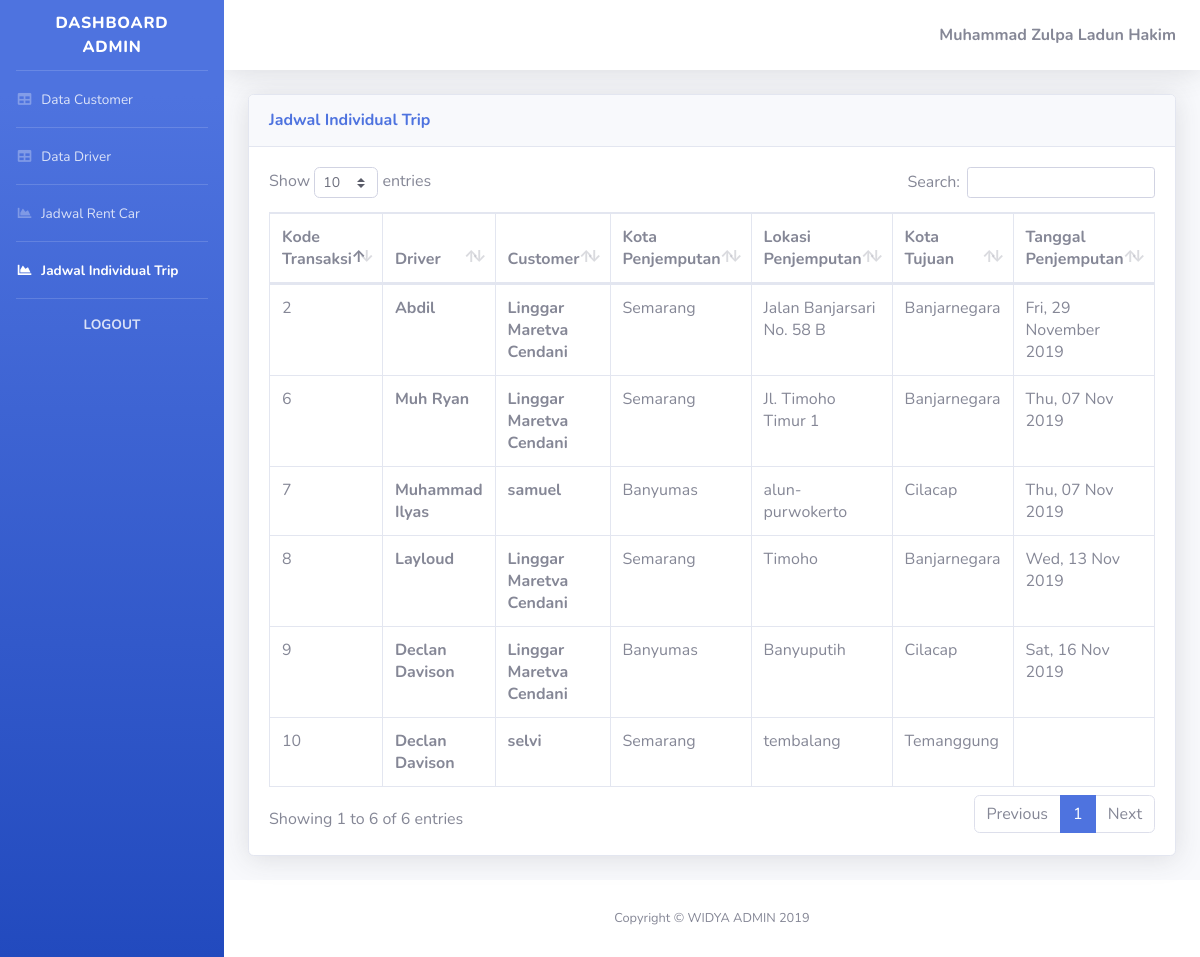
Page /website/admin/individualtrip.php (signed in) on the committed database.
### tables this page shows
CREATE TABLE `transaksi_individu` (
  `kode_transaksi` int(11) NOT NULL,
  `id_driver` int(11) NOT NULL,
  `id_customer` int(11) NOT NULL,
  `kota_penjemputan` int(11) NOT NULL,
  `lokasi_penjemputan` varchar(255) NOT NULL,
  `kota_tujuan` int(11) NOT NULL,
  `tanggal_penjemputan` varchar(255) NOT NULL,
  `waktu_penjemputan` int(11) NOT NULL,
  `harga` int(20) NOT NULL,
  `jumlah_orang` int(11) NOT NULL,
  `status_transaksi` int(11) NOT NULL,
  `rating` int(5) NOT NULL DEFAULT 0
);

CREATE TABLE `drivers` (
  `id_driver` int(11) NOT NULL,
  `nama_driver` varchar(255) NOT NULL,
  `no_hp` varchar(255) NOT NULL,
  `email` varchar(255) NOT NULL,
  `password` varchar(255) NOT NULL,
  `foto_profil` varchar(255) NOT NULL,
  `id_mobil` int(11) NOT NULL
);

CREATE TABLE `customers` (
  `id_customer` int(11) NOT NULL,
  `nama_customer` varchar(255) NOT NULL,
  `no_hp` varchar(255) NOT NULL,
  `email` varchar(255) NOT NULL,
  `password` varchar(255) NOT NULL,
  `alamat` varchar(255) NOT NULL,
  `foto_profil` varchar(255) DEFAULT NULL
);

CREATE TABLE `kota` (
  `id_kota` int(11) NOT NULL,
  `nama_kota` varchar(255) NOT NULL
);

### website/admin/individualtrip.php (the view, shortened to what this page needs)
<html>
<head>
  <link href="vendor/fontawesome-free/css/all.min.css" rel="stylesheet" type="text/css">
  <link href="css/sb-admin-2.min.css" rel="stylesheet">
  <link href="vendor/datatables/dataTables.bootstrap4.min.css" rel="stylesheet">
</head>
<body id="page-top">
  <div id="wrapper">
    <ul class="navbar-nav bg-gradient-primary sidebar sidebar-dark accordion" id="accordionSidebar">
      <a class="sidebar-brand d-flex align-items-center justify-content-center" href="index.php">
        <div class="sidebar-brand-text mx-3">Dashboard Admin</div>
      </a>
      <hr class="sidebar-divider my-0">
      <li class="nav-item">
        <a class="nav-link" href="index.php">
          <i class="fas fa-fw fa-table"></i>
          <span>Data Customer</span></a>
      </li>
      <hr class="sidebar-divider my-0">
      <li class="nav-item">
        <a class="nav-link" href="driver.php">
          <i class="fas fa-fw fa-table"></i>
          <span>Data Driver</span></a>
      </li>
      <hr class="sidebar-divider my-0">
      <li class="nav-item">
        <a class="nav-link" href="rentcar.php">
          <i class="fas fa-fw fa-chart-area"></i>
          <span>Jadwal Rent Car</span></a>
      </li>
      <hr class="sidebar-divider my-0">
      <li class="nav-item active">
        <a class="nav-link" href="individualtrip.php">
          <i class="fas fa-fw fa-chart-area"></i>
          <span>Jadwal Individual Trip</span></a>
      </li>
      <hr class="sidebar-divider my-0">
      <li class="nav-item">
        <a class="nav-link" href="#" data-toggle="modal" data-target="#logoutModal">
      <center>
        <span><b>LOGOUT</b></span>
      </center></a>
      </li>
    </ul>
    <div id="content-wrapper" class="d-flex flex-column">
      <div id="content">
        <nav class="navbar navbar-expand navbar-light bg-white topbar mb-4 static-top shadow">
          <ul class="navbar-nav ml-auto">
          <?php
            require_once('db_login.php');
            $con = mysqli_connect($db_host, $db_username, $db_password,$db_database);
            $email = $_SESSION['email'];
            $query = " SELECT nama_admin, id_admin FROM admin WHERE admin.email = '$email' ";
            $result = mysqli_query($con,$query);
            $row = mysqli_fetch_array($result);
            $nama = $row['nama_admin'];
          ?>
            <span class="mr-2 d-none d-lg-inline text-gray-600 medium"><b><?php echo $nama; ?></b></span>
          </ul>
        </nav>
        <div class="container-fluid">
            <div class="card shadow mb-4">
              <div class="card-header py-3">
                <h6 class="m-0 font-weight-bold text-primary">Jadwal Individual Trip</h6>
              </div>
              <div class="card-body">
                <div class="table-responsive">
                  <table class="table table-bordered" id="dataTable" width="100%" cellspacing="0">
                    <thead>
                      <tr>
                        <th>Kode Transaksi</th>
                        <th>Driver</th>
                        <th>Customer</th>
                        <th>Kota Penjemputan</th>
                        <th>Lokasi Penjemputan</th>
                        <th>Kota Tujuan</th>
                        <th>Tanggal Penjemputan</th>
                      </tr>
                    </thead>
                    <tbody>
                    <?php
                      require_once('db_login.php');
                      $con = mysqli_connect($db_host, $db_username, $db_password,$db_database);
                      $query = " SELECT * FROM transaksi_individu, drivers, customers, kota, waktu_berangkat, status_transaksi WHERE transaksi_individu.id_driver = drivers.id_driver AND transaksi_individu.id_customer = customers.id_customer AND transaksi_individu.kota_penjemputan = kota.id_kota AND transaksi_individu.waktu_penjemputan = waktu_berangkat.id_waktu_berangkat AND transaksi_individu.status_transaksi = status_transaksi.id_status_transaksi ";
                      $result = mysqli_query($con,$query);
                      while ($row = mysqli_fetch_array($result)){
                          $id_kota_tujuan = $row['kota_tujuan'];
                          $query_kota_tujuan = " SELECT * FROM kota WHERE id_kota = '$id_kota_tujuan' ";
                          $result_kota_tujuan = mysqli_query($con,$query_kota_tujuan);
                          while ($kota_tujuan = mysqli_fetch_array($result_kota_tujuan)){
                            $kota_tujuan_string = $kota_tujuan['nama_kota'];
                          }
                          echo '<tr>';
                          echo '<td>'.$row['kode_transaksi'].'</td>';
                          echo '<td><b>'.$row['nama_driver'].'</b></td> ';
                          echo '<td><b>'.$row['nama_customer'].'</b></td> ';
                          echo '<td>'.$row['nama_kota'].'</td>';
                          echo '<td>'.$row['lokasi_penjemputan'].'</td>';
                          echo '<td>'.$kota_tujuan_string.'</td>';
                          echo '<td>'.$row['tanggal_penjemputan'].'</td>';
                          echo '</tr>';
                      }
                    ?>
                    </tbody>
                  </table>
                </div>
              </div>
            </div>
          </div>
      </div>
      <footer class="sticky-footer bg-white">
        <div class="container my-auto">
          <div class="copyright text-center my-auto">
            <span>Copyright &copy; WIDYA ADMIN 2019</span>
          </div>
        </div>
      </footer>
    </div>
  </div>
</body>
</html>

### rows in the picture
transaksi_individu: kode_transaksi "2", id_driver.nama_driver "Abdil", id_customer.nama_customer "Linggar Maretva Cendani", kota.nama_kota "Semarang", lokasi_penjemputan "Jalan Banjarsari No. 58 B", kota.nama_kota "Banjarnegara", tanggal_penjemputan "Fri, 29 November 2019"
transaksi_individu: kode_transaksi "6", id_driver.nama_driver "Muh Ryan", id_customer.nama_customer "Linggar Maretva Cendani", kota.nama_kota "Semarang", lokasi_penjemputan "Jl. Timoho Timur 1", kota.nama_kota "Banjarnegara", tanggal_penjemputan "Thu, 07 Nov 2019"
transaksi_individu: kode_transaksi "7", id_driver.nama_driver "Muhammad Ilyas", id_customer.nama_customer "samuel", kota.nama_kota "Banyumas", lokasi_penjemputan "alun- purwokerto", kota.nama_kota "Cilacap", tanggal_penjemputan "Thu, 07 Nov 2019"
transaksi_individu: kode_transaksi "8", id_driver.nama_driver "Layloud", id_customer.nama_customer "Linggar Maretva Cendani", kota.nama_kota "Semarang", lokasi_penjemputan "Timoho", kota.nama_kota "Banjarnegara", tanggal_penjemputan "Wed, 13 Nov 2019"
transaksi_individu: kode_transaksi "9", id_driver.nama_driver "Declan Davison", id_customer.nama_customer "Linggar Maretva Cendani", kota.nama_kota "Banyumas", lokasi_penjemputan "Banyuputih", kota.nama_kota "Cilacap", tanggal_penjemputan "Sat, 16 Nov 2019"
transaksi_individu: kode_transaksi "10", id_driver.nama_driver "Declan Davison", id_customer.nama_customer "selvi", kota.nama_kota "Semarang", lokasi_penjemputan "tembalang", kota.nama_kota "Temanggung"

### other values in the picture
$nama "Muhammad Zulpa Ladun Hakim"
